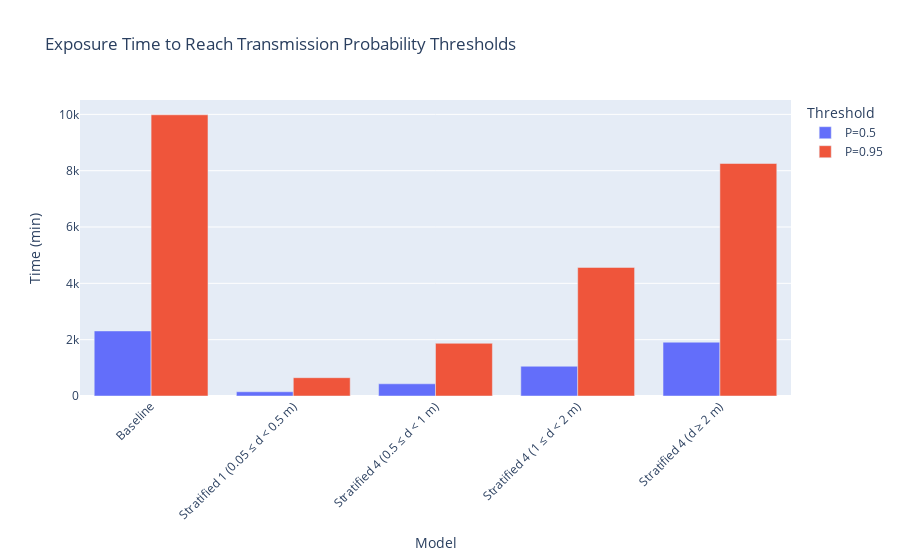

Notebook code cell kept with this figure:
### Code cell
# Calculate x (time) when y = 0.5 and y = 0.95 for each model using the closed-form solution
# y = 1 - (1 - p)^x  =>  x = log(1 - y) / log(1 - p)

def solve_x(p, y):
    # Avoid log(0) and negative/zero p
    if p <= 0 or p >= 1 or y >= 1 or y <= 0:
        return float('nan')
    return np.log(1 - y) / np.log(1 - p)

thresholds = [0.5, 0.95]

models = {
    "Baseline": mean_baseline,
    "Stratified 1 (0.05 ≤ d < 0.5 m)": mean_stratified1,
    "Stratified 4 (0.5 ≤ d < 1 m)": mean_stratified4,
    "Stratified 4 (1 ≤ d < 2 m)": alpha_2_mean * mean_stratified4,
    "Stratified 4 (d ≥ 2 m)": alpha_2_mean * alpha_3_mean * mean_stratified4
}

results_calc = {}

for model, p in models.items():
    results_calc[model] = {}
    for y in thresholds:
        x = solve_x(p, y)
        results_calc[model][f"x@P={y}"] = x

# Print results
for model, vals in results_calc.items():
    print(f"{model}:")
    for label, x in vals.items():
        print(f"  {label}: {x:.2f} min")



# Also compute for lower and upper bounds for each model if available
bounds = {
    "Baseline": (lower_baseline, upper_baseline),
    "Stratified 1 (0.05 ≤ d < 0.5 m)": (lower_stratified1, upper_stratified1),
    "Stratified 4 (0.5 ≤ d < 1 m)": (lower_stratified4, upper_stratified4),
    "Stratified 4 (1 ≤ d < 2 m)": (alpha_2_lower * lower_stratified4, alpha_2_upper * upper_stratified4),
    "Stratified 4 (d ≥ 2 m)": (alpha_2_lower * alpha_3_lower * lower_stratified4, alpha_2_upper * alpha_3_upper * upper_stratified4)
}

print("\nWith bounds (lower–upper):")
for model, p in models.items():
    lower_p, upper_p = bounds[model]
    for y in thresholds:
        x_lower = solve_x(lower_p, y)
        x_upper = solve_x(upper_p, y)
        print(f"{model} @P={y}: {x_lower:.2f}–{x_upper:.2f} min")

def format_time(val):
    if np.isnan(val):
        return "nan"
    if val < 60:
        return f"{val:.2f} min"
    else:
        hours = val / 60
        return f"{hours:.2f} h"

print("\nFormatted results (mean):")
for model, vals in results_calc.items():
    print(f"{model}:")
    for label, x in vals.items():
        print(f"  {label}: {format_time(x)}")

print("\nFormatted results (lower–upper):")
for model, p in models.items():
    lower_p, upper_p = bounds[model]
    for y in thresholds:
        x_lower = solve_x(lower_p, y)
        x_upper = solve_x(upper_p, y)
        print(f"{model} @P={y}: {format_time(x_lower)}–{format_time(x_upper)}")


# Create a DataFrame for Plotly
data = {
    "Model": [],
    "Threshold": [],
    "Time (min)": []
}

for model, vals in results_calc.items():
    for label, x in vals.items():
        threshold = label.split('@')[-1].strip()
        data["Model"].append(model)
        data["Threshold"].append(threshold)
        data["Time (min)"].append(x)
df = pd.DataFrame(data)
# Create the Plotly bar chart
fig = px.bar(df, x="Model", y="Time (min)", color="Threshold", barmode='group',
             title="Exposure Time to Reach Transmission Probability Thresholds",
             labels={"Time (min)": "Time (min)", "Model": "Model", "Threshold": "Threshold"})
fig.update_layout(xaxis_title="Model", yaxis_title="Time (min)",
                  legend_title_text="Threshold",
                  xaxis_tickangle=-45)
fig.show()

### Figure 1 — Plotly figure (JSON) as saved in the notebook; plotly's stock layout.template omitted (floating-point values rounded to 4 significant figures)
{"data": [{"alignmentgroup": "True", "hovertemplate": "Threshold=P=0.5<br>Model=%{x}<br>Time (min)=%{y}<extra></extra>", "legendgroup": "P=0.5", "marker": {"color": "#636efa", "pattern": {"shape": ""}}, "name": "P=0.5", "offsetgroup": "P=0.5", "orientation": "v", "showlegend": true, "textposition": "auto", "type": "bar", "x": ["Baseline", "Stratified 1 (0.05 ≤ d < 0.5 m)", "Stratified 4 (0.5 ≤ d < 1 m)", "Stratified 4 (1 ≤ d < 2 m)", "Stratified 4 (d ≥ 2 m)"], "xaxis": "x", "y": [2310.0, 150.3, 432.9, 1056.0, 1910.0], "yaxis": "y"}, {"alignmentgroup": "True", "hovertemplate": "Threshold=P=0.95<br>Model=%{x}<br>Time (min)=%{y}<extra></extra>", "legendgroup": "P=0.95", "marker": {"color": "#EF553B", "pattern": {"shape": ""}}, "name": "P=0.95", "offsetgroup": "P=0.95", "orientation": "v", "showlegend": true, "textposition": "auto", "type": "bar", "x": ["Baseline", "Stratified 1 (0.05 ≤ d < 0.5 m)", "Stratified 4 (0.5 ≤ d < 1 m)", "Stratified 4 (1 ≤ d < 2 m)", "Stratified 4 (d ≥ 2 m)"], "xaxis": "x", "y": [9984.0, 649.7, 1871.0, 4565.0, 8255.0], "yaxis": "y"}], "layout": {"barmode": "group", "legend": {"title": {"text": "Threshold"}, "tracegroupgap": 0}, "title": {"text": "Exposure Time to Reach Transmission Probability Thresholds"}, "xaxis": {"anchor": "y", "domain": [0, 1], "tickangle": -45, "title": {"text": "Model"}}, "yaxis": {"anchor": "x", "domain": [0, 1], "title": {"text": "Time (min)"}}}}
